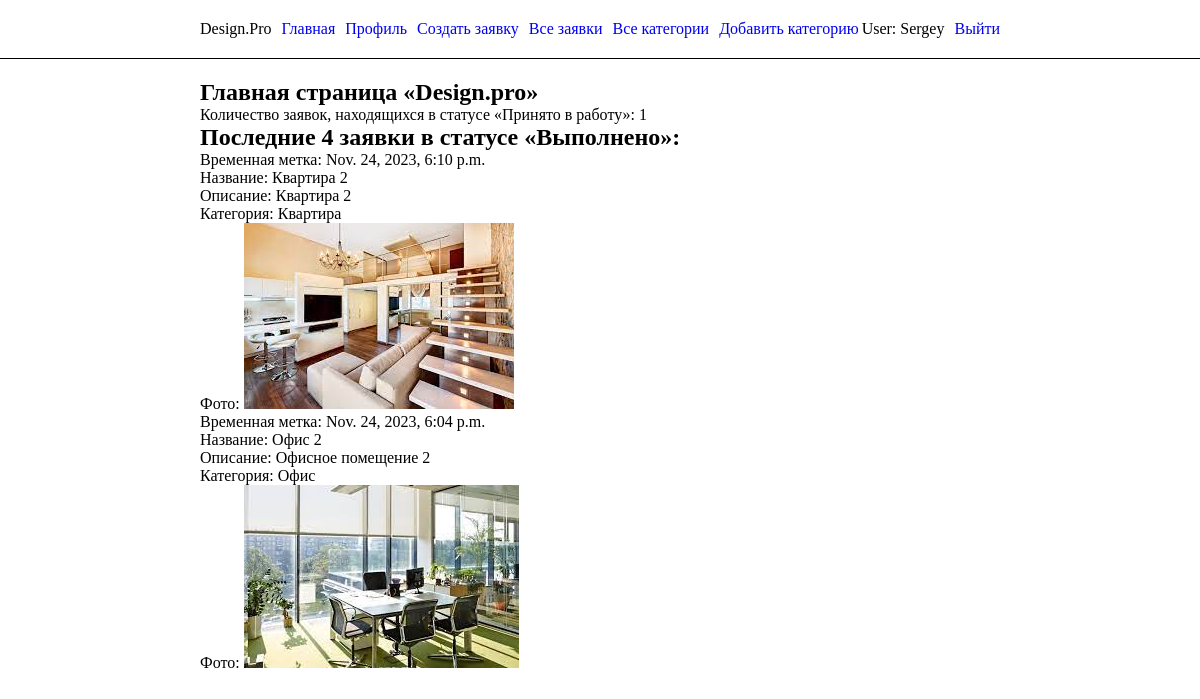
The app's page /portal/ (signed in) with its own data.
### portal/models.py (models this page shows, shortened)
class CustomUser(AbstractUser):
    full_name_validator = FIOValidator()
    full_name = models.CharField(
        max_length=255,
        verbose_name='ФИО',
        validators=[full_name_validator],
        help_text=_('Не больше 255 символов. Только кириллические буквы, дефис и пробелы')
    )

class Application(models.Model):
    date = models.DateTimeField(verbose_name='Временная метка', auto_now_add=True)
    owner = models.ForeignKey(CustomUser, on_delete=models.CASCADE, verbose_name='Владелец')
    title = models.CharField(max_length=255, verbose_name='Название звявки')
    description = models.TextField(verbose_name='Описание заявки')
    category = models.ForeignKey(Category, on_delete=models.CASCADE, verbose_name='Категория')
    image = models.ImageField(upload_to='images/', verbose_name='Фото')
    image_created = models.ImageField(upload_to='images_created/', verbose_name='Созданная работа', blank=True)
    comment = models.TextField(verbose_name='Комментарий', blank=True)
    STATE_CHOICES = [
        ('new', 'Новая'),
        ('progress', 'Принято в работу'),
        ('completed', 'Выполнено'),
    ]
    state = models.CharField(max_length=20, choices=STATE_CHOICES, default='new', verbose_name='Статус заявки')

class Category(models.Model):
    title = models.CharField(max_length=255, verbose_name='Название категории')
    description = models.TextField(verbose_name='Описание категории')
    def __str__(self):
        return self.title

### portal/views.py (the view)
# urls.py: path('', views.index, name='index'),
def index(request):
    applications = Application.objects.filter(state='completed').order_by('-date')[:4]
    applications_count = Application.objects.filter(state='progress').count()
    context = {'application_list': applications, 'applications_count': applications_count}
    return render(
        request, 'index.html', context
    )

### portal/templates/index.html
{% extends "base_generic.html" %}
{% block content %}
    <h2>Главная страница «Design.pro»</h2>
    {% if application_list %}
        <div>
            <p>Количество заявок, находящихся в статусе «Принято в работу»: {{ applications_count }}</p>
        </div>
        <h2>Последние 4 заявки в статусе «Выполнено»:</h2>
        <div>
            {% for application in application_list %}
                <p>Временная метка: {{ application.date }}</p>
                <p>Название: {{ application.title }}</p>
                <p>Описание: {{ application.description }}</p>
                <p>Категория: {{ application.category }}</p>
                <p>Фото: <img src="{{ application.image.url }}"></p>
            {% endfor %}
        </div>
        {% else %}
        <p>Нет заявок в статусе «Выполнено»</p>
    {% endif %}
{% endblock %}

### portal/templates/base_generic.html (shortened to what this page needs)
<!DOCTYPE html>
<html lang="ru">
<head>
  {% load static %}
  <link rel="stylesheet" href="{% static 'css/styles.css' %}">
</head>
<body>
  <header class="header">
      {% block header %}
    <div class="header-content">
        <p>Design.Pro</p>
        <a href="{% url 'index' %}">Главная</a>
        {% if user.is_authenticated %}
            <a href="{% url 'profile' %}">Профиль</a>
            <a href="{% url 'applications_create' %}">Создать заявку</a>
            {% if user.is_staff %}
                <a href="{% url 'application_list' %}">Все заявки</a>
                <a href="{% url 'category_list' %}">Все категории</a>
                <a href="{% url 'category_create' %}">Добавить категорию</a>
           {% endif %}
       {% endif %}
    </div>
    <div class="header-content">
      {% if user.is_authenticated %}
          <p>User: {{ user.get_username }}</p>
          <a href="{% url 'logged_out'%}">Выйти</a>
          {% else %}
            <a href="{% url 'login'%}">Авторизация</a>
            <a href="{% url 'registration'%}">Регистрация</a>
       {% endif %}
    </div>
      {% endblock %}
  </header>
  <main class="main">
    {% block content %}{% endblock %}
  </main>
</body>
</html>

### portal/static/css/styles.css (style rules this page uses)
* { margin: 0; padding: 0; box-sizing: border-box; }
a { text-decoration: none; }
.header { display: flex; justify-content: space-between; align-items: center; width: 100%; border-bottom: 1px solid #000000; padding: 20px 200px; }
.header-content { display: flex; gap: 10px; }
.main { padding: 20px 200px; }

### records on screen
CustomUser: get_username "Sergey"
Application: date "Nov. 24, 2023, 6:10 p.m.", title "Квартира 2", description "Квартира 2", category "Квартира", image (picture)
Application: date "Nov. 24, 2023, 6:04 p.m.", title "Офис 2", description "Офисное помещение 2", category "Офис", image (picture)

### other values on screen
{{ applications_count }} "1"
